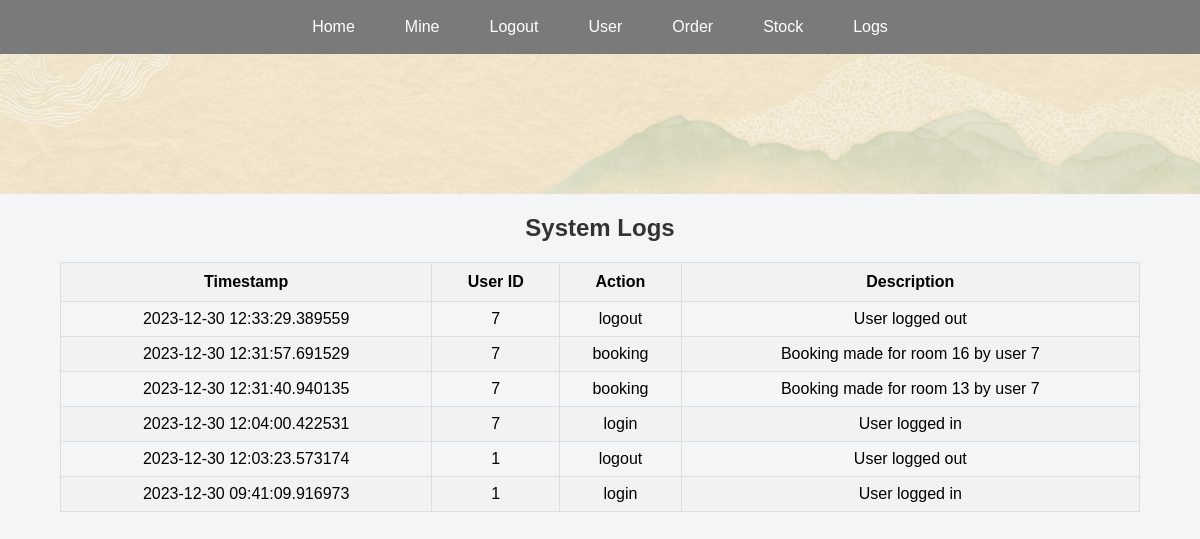
Before: /logs (signed in) with the older database file.
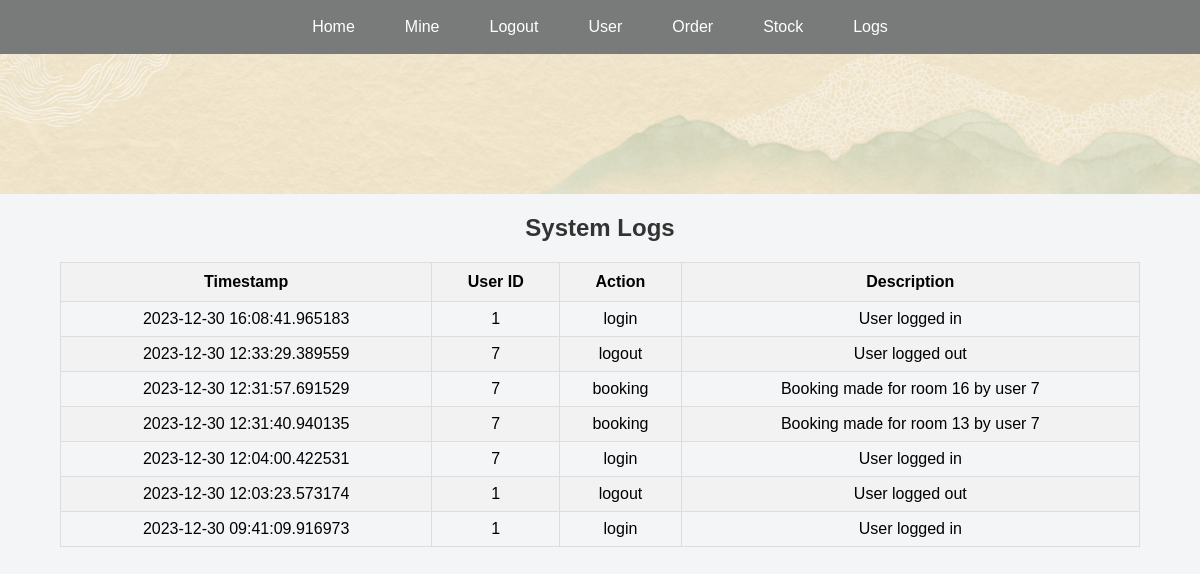
After: the same page with the newer database file.
### app.py (models this page shows, shortened)
class Log(db.Model):
    id = db.Column(db.Integer, primary_key=True)
    timestamp = db.Column(db.DateTime, nullable=False, default=datetime.utcnow)
    user_id = db.Column(db.Integer, db.ForeignKey(
        'customer.id'), nullable=True)
    action = db.Column(db.String(100), nullable=False)
    description = db.Column(db.Text, nullable=False)

### app.py (the view)
@app.route('/logs')
def logs():
    user_logged_in = 'user_logged_in' in session
    admin_logged_in = 'admin_logged_in' in session
    if 'admin_logged_in' not in session:
        abort(404)
    logs = Log.query.order_by(Log.timestamp.desc()).all()
    return render_template('logs.html',
                           logs=logs,
                           user_logged_in=user_logged_in,
                           admin_logged_in=admin_logged_in)

### templates/logs.html (shortened to what this page needs)
<!DOCTYPE html>
<html lang="en">
<head>
    <link rel="stylesheet" href="{{ url_for('static', filename='style.css') }}">
</head>
<body class="admin-bg">
    {% include 'nav.html' %}
    <div class="user-header"></div>
    <div class="table-container">
        <h2>System Logs</h2>
        <table>
            <thead>
                <tr>
                    <th>Timestamp</th>
                    <th>User ID</th>
                    <th>Action</th>
                    <th>Description</th>
                </tr>
            </thead>
            <tbody>
                {% for log in logs %}
                <tr>
                    <td>{{ log.timestamp }}</td>
                    <td>{{ log.user_id }}</td>
                    <td>{{ log.action }}</td>
                    <td>{{ log.description }}</td>
                </tr>
                {% endfor %}
            </tbody>
        </table>
    </div>
</body>
</html>

### templates/nav.html (shortened to what this page needs)
<div class="transparent-nav">
    <a tabindex="1" href="{{ url_for('homepage') }}">Home</a>
    {% if user_logged_in %}
        <a tabindex="0" href="{{ url_for('userCenter') }}">Mine</a>
        <a tabindex="0" href="#" onclick="confirmSignOut()">Logout</a>
        {% if admin_logged_in %}
            <a tabindex="0" href="{{ url_for('userInfor') }}">User</a>
            <a tabindex="0" href="{{ url_for('orderInfor') }}">Order</a>
            <a tabindex="0" href="{{ url_for('inventory') }}">Stock</a>
            <a tabindex="0" href="{{ url_for('logs') }}">Logs</a>
        {% endif %}
    {% else %}
        <a tabindex="0" href="{{ url_for('signIn') }}">Sign In</a>
        <a tabindex="0" href="{{ url_for('joinNow') }}">Join Now</a>
    {% endif %}
</div>

### static/style.css (style rules this page uses)
body, h1, p, ul, li, a { margin: 0; padding: 0; text-decoration: none; font-family: Montserrat,Verdana,Helvetica,Arial,sans-serif; }
.transparent-nav { background: rgba(0, 0, 0, 0.5); color: white; padding: 1em 0; width: 100%; display: flex; justify-content: center; transition: background-color 0.5s, color 0.5s; }
.transparent-nav a { color: white; padding: 2px 25px; font-family: Montserrat,Verdana,Helvetica,Arial,sans-serif; position: relative; transition: all 0.3s; text-decoration: none; }
.user-header { background-image: url('/static/images/userhome3.jpg'); background-position: center; background-size: cover; padding: 70px 0; }
.missing-bg, .admin-bg { background-color: #f4f5f6; font-family: Montserrat,Verdana,Helvetica,Arial,sans-serif; }
.table-container { width: 90%; margin: 0 auto; text-align: center; }
.table-container h2 { text-align: center; color: #333; }
table { width: 100%; border-collapse: collapse; margin-top: 20px; }
table, th, td { border: 1px solid #ddd; }
th { background-color: #f2f2f2; color: black; padding: 10px; }
td { padding: 8px; text-align: center; }
tr:nth-child(even) { background-color: #f2f2f2; }

Changed rows visible on the page:
added Log: timestamp "2023-12-30 16:08:41.965183", user_id "1", action "login", description "User logged in"
